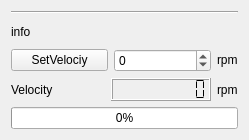
<?xml version="1.0" encoding="UTF-8"?>
<ui version="4.0">
 <class>EPOS4CAN</class>
 <widget class="QWidget" name="EPOS4CAN">
  <property name="geometry">
   <rect>
    <x>0</x>
    <y>0</y>
    <width>249</width>
    <height>140</height>
   </rect>
  </property>
  <property name="windowTitle">
   <string>EPOS4CAN</string>
  </property>
  <layout class="QVBoxLayout" name="verticalLayout">
   <item>
    <widget class="Line" name="line">
     <property name="orientation">
      <enum>Qt::Horizontal</enum>
     </property>
    </widget>
   </item>
   <item>
    <widget class="QLabel" name="label_info">
     <property name="text">
      <string>info</string>
     </property>
    </widget>
   </item>
   <item>
    <layout class="QHBoxLayout" name="horizontalLayout_2">
     <item>
      <widget class="QPushButton" name="pushButton_SetVelocity">
       <property name="text">
        <string>SetVelociy</string>
       </property>
      </widget>
     </item>
     <item>
      <widget class="QSpinBox" name="spinBox_SetVelocity">
       <property name="minimum">
        <number>-999999999</number>
       </property>
       <property name="maximum">
        <number>999999999</number>
       </property>
      </widget>
     </item>
     <item>
      <widget class="QLabel" name="label_3">
       <property name="sizePolicy">
        <sizepolicy hsizetype="Fixed" vsizetype="Fixed">
         <horstretch>0</horstretch>
         <verstretch>0</verstretch>
        </sizepolicy>
       </property>
       <property name="text">
        <string>rpm</string>
       </property>
      </widget>
     </item>
    </layout>
   </item>
   <item>
    <layout class="QHBoxLayout" name="horizontalLayout">
     <item>
      <widget class="QLabel" name="label_2">
       <property name="text">
        <string>Velocity</string>
       </property>
      </widget>
     </item>
     <item>
      <widget class="QLCDNumber" name="lcdNumber_ACTVelocity">
       <property name="sizePolicy">
        <sizepolicy hsizetype="Minimum" vsizetype="Minimum">
         <horstretch>0</horstretch>
         <verstretch>0</verstretch>
        </sizepolicy>
       </property>
       <property name="font">
        <font>
         <italic>false</italic>
        </font>
       </property>
       <property name="smallDecimalPoint">
        <bool>false</bool>
       </property>
       <property name="digitCount">
        <number>9</number>
       </property>
       <property name="mode">
        <enum>QLCDNumber::Dec</enum>
       </property>
       <property name="segmentStyle">
        <enum>QLCDNumber::Flat</enum>
       </property>
       <property name="intValue" stdset="0">
        <number>0</number>
       </property>
      </widget>
     </item>
     <item>
      <widget class="QLabel" name="label">
       <property name="sizePolicy">
        <sizepolicy hsizetype="Fixed" vsizetype="Preferred">
         <horstretch>0</horstretch>
         <verstretch>0</verstretch>
        </sizepolicy>
       </property>
       <property name="text">
        <string>rpm</string>
       </property>
      </widget>
     </item>
    </layout>
   </item>
   <item>
    <widget class="QProgressBar" name="progressBar_VelocityPercent">
     <property name="value">
      <number>0</number>
     </property>
    </widget>
   </item>
  </layout>
 </widget>
 <resources/>
 <connections/>
</ui>
